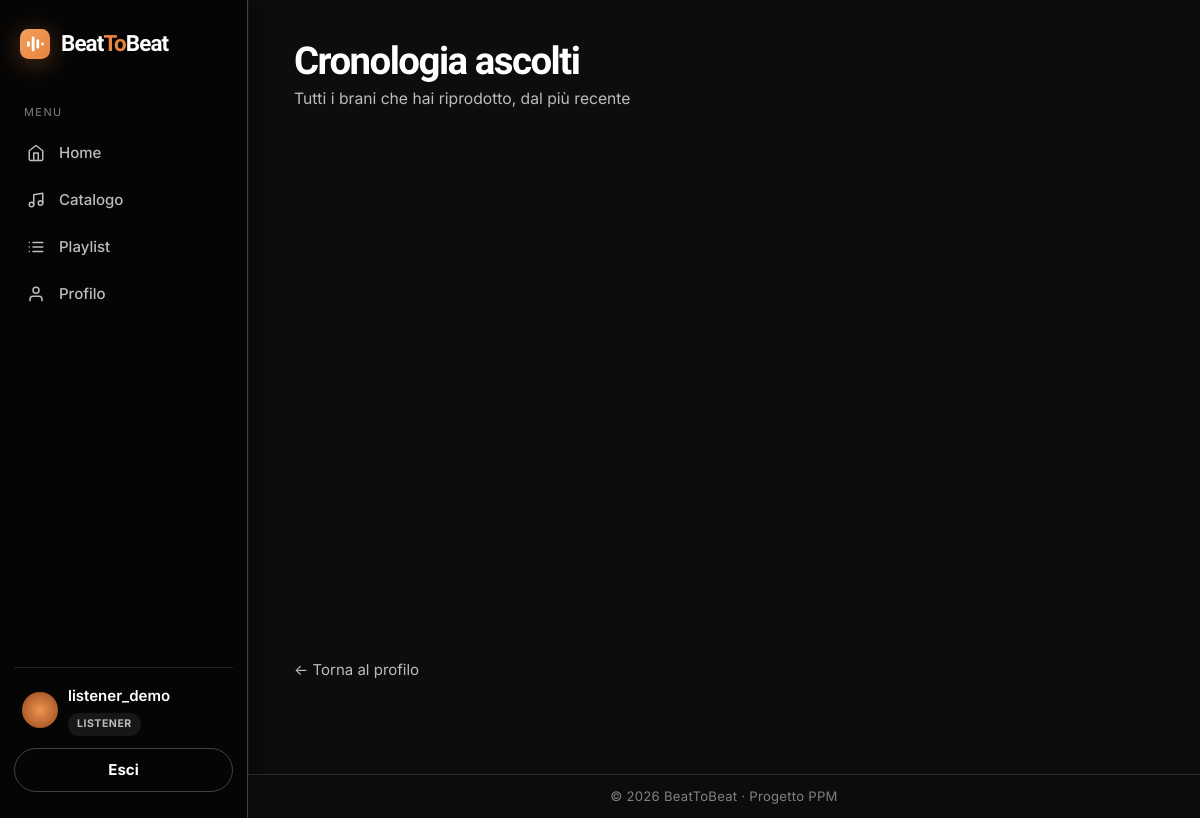
Before: /accounts/cronologia/ (signed in) with the older database file.
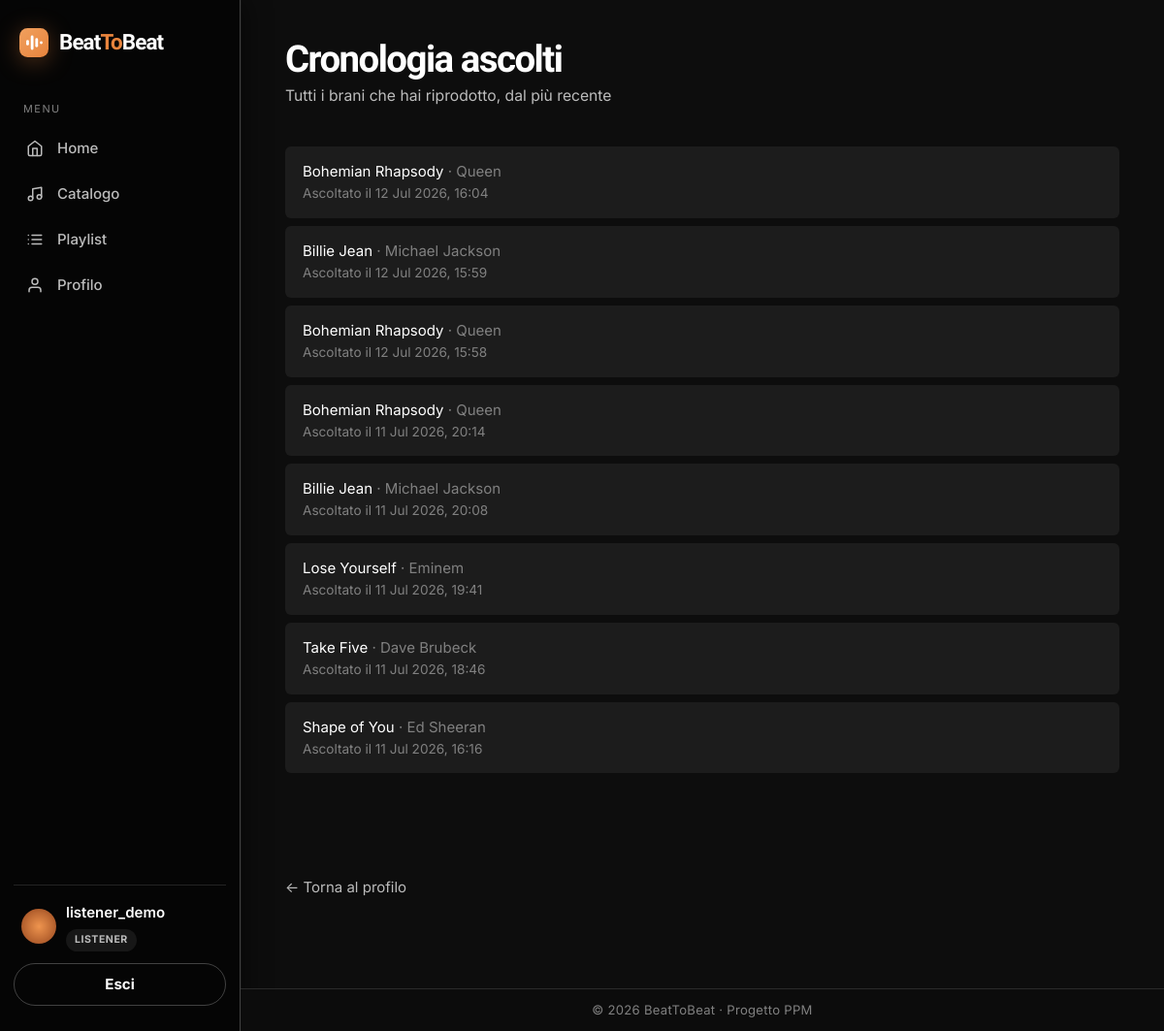
After: the same page with the newer database file.
### music/models.py (models this page shows, shortened)
class PlayHistory(models.Model):
    user = models.ForeignKey(
        settings.AUTH_USER_MODEL,
        on_delete=models.CASCADE,
        related_name='play_history',
    )
    song = models.ForeignKey(Song, on_delete=models.CASCADE, related_name='plays')
    played_at = models.DateTimeField(auto_now_add=True)
    class Meta:
        ordering = ['-played_at', '-id']

class Song(models.Model):
    title = models.CharField(max_length=200)
    artist = models.CharField(max_length=200)
    genre = models.ForeignKey(
        Genre,
        on_delete=models.PROTECT,
        related_name='songs',
    )
    added_by = models.ForeignKey(
        settings.AUTH_USER_MODEL,
        on_delete=models.CASCADE,
        related_name='added_songs',
    )
    duration = models.DurationField(blank=True, null=True)
    story = models.TextField(
        blank=True,
        help_text='Un breve racconto sul brano, mostrato nella sua pagina.',
    )
    audio_file = models.FileField(
        upload_to='audio/',
        blank=True,
        null=True,
        validators=[FileExtensionValidator(allowed_extensions=['mp3', 'wav', 'ogg', 'm4a'])],
    )
    likes = models.ManyToManyField(
        settings.AUTH_USER_MODEL,
        related_name='liked_songs',
        blank=True,
    )
    play_count = models.PositiveIntegerField(default=0)
    created_at = models.DateTimeField(auto_now_add=True)
    class Meta:
        ordering = ['-created_at', 'id']

### accounts/views.py (the view)
# urls.py: path('cronologia/', PlayHistoryView.as_view(), name='play_history'),
class PlayHistoryView(LoginRequiredMixin, ListView):
    template_name = 'accounts/play_history.html'
    context_object_name = 'history'
    paginate_by = 20
    def get_queryset(self):
        return self.request.user.play_history.select_related('song')

### accounts/models.py (called while the page is built)
    @property
    def is_curator(self):
        return self.role == self.Role.CURATOR or self.is_superuser

    @property
    def is_moderator(self):
        return self.role == self.Role.MODERATOR or self.is_superuser

### templates/accounts/play_history.html (shortened to what this page needs)
{% extends 'base.html' %}
{% block content %}
<div class="page-header">
	<div>
		<h1 class="page-title">Cronologia ascolti</h1>
		<div class="page-subtitle">Tutti i brani che hai riprodotto, dal più recente</div>
	</div>
</div>
{% if history %}
{% for entry in history %}
<div class="list-row">
	<div class="list-main">
		<div>
			<a href="{% url 'music:song_detail' entry.song.pk %}">{{ entry.song.title }}</a>
			<span class="text-muted">· {{ entry.song.artist }}</span>
		</div>
		<div class="list-meta">Ascoltato il {{ entry.played_at|date:"d M Y, H:i" }}</div>
	</div>
</div>
{% endfor %}
{% else %}
<div class="empty">Nessun ascolto registrato. Riproduci un brano per iniziare!</div>
{% endif %}
<p class="mt-3"><a class="muted-link" href="{% url 'accounts:profile' %}">← Torna al profilo</a></p>
{% endblock %}

Changed rows visible on the page:
added PlayHistory: song "Bohemian Rhapsody", song.artist "Queen", played_at "12 Jul 2026, 16:04"
added PlayHistory: song "Billie Jean", song.artist "Michael Jackson", played_at "12 Jul 2026, 15:59"
added PlayHistory: song "Bohemian Rhapsody", song.artist "Queen", played_at "12 Jul 2026, 15:58"
now on this page (row unchanged): PlayHistory: song "Bohemian Rhapsody", song.artist "Queen", played_at "11 Jul 2026, 20:14"
now on this page (row unchanged): PlayHistory: song "Billie Jean", song.artist "Michael Jackson", played_at "11 Jul 2026, 20:08"
now on this page (row unchanged): PlayHistory: song "Lose Yourself", song.artist "Eminem", played_at "11 Jul 2026, 19:41"
now on this page (row unchanged): PlayHistory: song "Take Five", song.artist "Dave Brubeck", played_at "11 Jul 2026, 18:46"
now on this page (row unchanged): PlayHistory: song "Shape of You", song.artist "Ed Sheeran", played_at "11 Jul 2026, 16:16"
